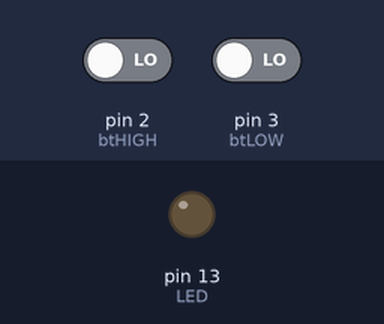
Recording of a sketch running on a simulated Arduino Uno, built with avr-gcc and run on an emulated ATmega328P. Shown: output pins drawn as LEDs (lit = HIGH). Inputs (shaded band) come from the test bench; at power-on: pin 2 (btHIGH) LOW, pin 3 (btLOW) LOW.

Above: at 1.2 s.
1.3 s: pin 2 (btHIGH) driven HIGH
At 2.0 s:
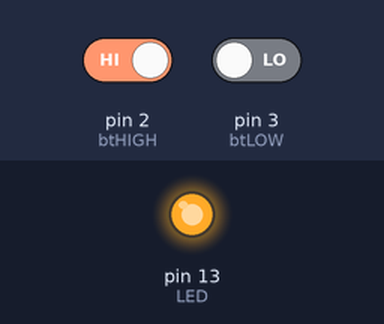
2.8 s: pin 3 (btLOW) driven HIGH
At 3.4 s:
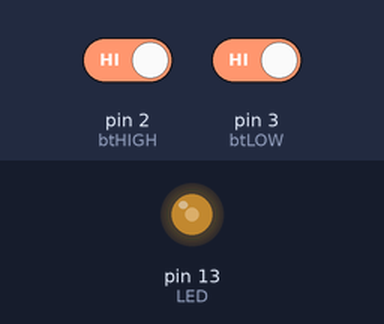
4.3 s: pin 3 (btLOW) driven LOW
At 5.3 s:
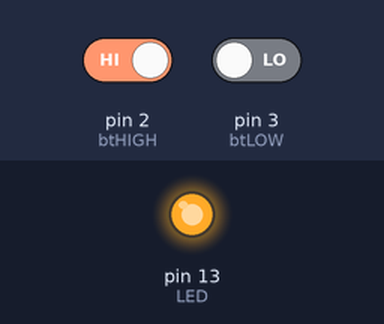
Timing chart, 0 to 7.3 s (numbered marks = the images above; inputs shaded):
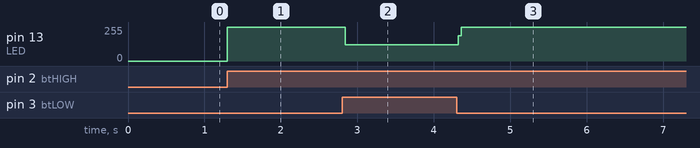

The sketch:

Portas_Logicas_2_Botoes.ino
```cpp
/**
   Estudo de portas lógicas
   @author Eugenio Ramos Junior
*/

#define LED 13
#define btHIGH 2 //Botão para acender
#define btLOW 3  //Botão para apagar

void setup() {
  pinMode(LED, OUTPUT);
  pinMode(btHIGH, INPUT);
  pinMode(btLOW, INPUT);
}

void loop() {
  if (digitalRead(btHIGH) == HIGH) { //Acende o LED
    digitalWrite(LED, HIGH);
  }
  if (digitalRead(btLOW) == HIGH) { //Apaga o LED
    digitalWrite(LED, LOW);
  }
}
```

Measured:
- after the input at 1.3 s, pin 13 (LED): 0/255 → 255/255 at once
- after the input at 2.8 s, pin 13 (LED): 255/255 → 121/255 at once
- after the input at 4.3 s, pin 13 (LED): 121/255 → 255/255 at once
